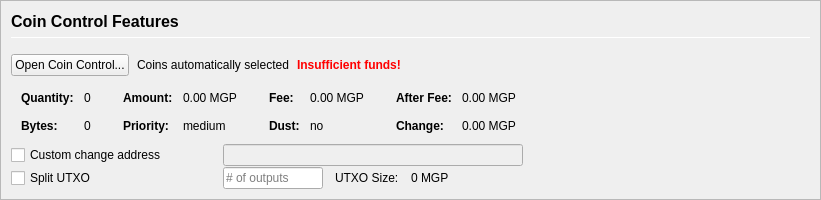
         <widget class="QFrame" name="frameCoinControl">
          <property name="sizePolicy">
           <sizepolicy hsizetype="Expanding" vsizetype="Expanding">
            <horstretch>0</horstretch>
            <verstretch>0</verstretch>
           </sizepolicy>
          </property>
          <property name="maximumSize">
           <size>
            <width>16777215</width>
            <height>16777215</height>
           </size>
          </property>
          <property name="frameShape">
           <enum>QFrame::StyledPanel</enum>
          </property>
          <property name="frameShadow">
           <enum>QFrame::Sunken</enum>
          </property>
          <layout class="QVBoxLayout" name="verticalLayoutCoinControl2">
           <property name="spacing">
            <number>0</number>
           </property>
           <property name="leftMargin">
            <number>0</number>
           </property>
           <property name="topMargin">
            <number>0</number>
           </property>
           <property name="rightMargin">
            <number>0</number>
           </property>
           <property name="bottomMargin">
            <number>0</number>
           </property>
           <item>
            <widget class="QFrame" name="frameCoinControl_BG">
             <layout class="QVBoxLayout" name="verticalLayoutCoinControl" stretch="0,0,0,0,0,0">
              <property name="spacing">
               <number>1</number>
              </property>
              <property name="leftMargin">
               <number>10</number>
              </property>
              <property name="topMargin">
               <number>10</number>
              </property>
              <item>
               <layout class="QHBoxLayout" name="horizontalLayoutCoinControl1">
                <property name="bottomMargin">
                 <number>15</number>
                </property>
                <item>
                 <layout class="QVBoxLayout" name="verticalLayout_3">
                  <property name="spacing">
                   <number>6</number>
                  </property>
                  <item>
                   <widget class="QLabel" name="labelCoinControlFeatures">
                    <property name="sizePolicy">
                     <sizepolicy hsizetype="Preferred" vsizetype="Maximum">
                      <horstretch>0</horstretch>
                      <verstretch>0</verstretch>
                     </sizepolicy>
                    </property>
                    <property name="minimumSize">
                     <size>
                      <width>0</width>
                      <height>20</height>
                     </size>
                    </property>
                    <property name="font">
                     <font>
                      <pointsize>12</pointsize>
                      <weight>75</weight>
                      <bold>true</bold>
                     </font>
                    </property>
                    <property name="styleSheet">
                     <string notr="true">font-weight:bold;</string>
                    </property>
                    <property name="text">
                     <string>Coin Control Features</string>
                    </property>
                   </widget>
                  </item>
                  <item>
                   <widget class="Line" name="line">
                    <property name="minimumSize">
                     <size>
                      <width>0</width>
                      <height>1</height>
                     </size>
                    </property>
                    <property name="maximumSize">
                     <size>
                      <width>16777215</width>
                      <height>1</height>
                     </size>
                    </property>
                    <property name="orientation">
                     <enum>Qt::Horizontal</enum>
                    </property>
                   </widget>
                  </item>
                 </layout>
                </item>
               </layout>
              </item>
              <item>
               <layout class="QHBoxLayout" name="horizontalLayoutCoinControl2" stretch="0,0,0,0">
                <property name="spacing">
                 <number>8</number>
                </property>
                <property name="bottomMargin">
                 <number>10</number>
                </property>
                <item>
                 <widget class="QPushButton" name="pushButtonCoinControl">
                  <property name="styleSheet">
                   <string notr="true"/>
                  </property>
                  <property name="text">
                   <string>Open Coin Control...</string>
                  </property>
                  <property name="autoDefault">
                   <bool>false</bool>
                  </property>
                 </widget>
                </item>
                <item>
                 <widget class="QLabel" name="labelCoinControlAutomaticallySelected">
                  <property name="text">
                   <string>Coins automatically selected</string>
                  </property>
                  <property name="margin">
                   <number>5</number>
                  </property>
                 </widget>
                </item>
                <item>
                 <widget class="QLabel" name="labelCoinControlInsuffFunds">
                  <property name="font">
                   <font>
                    <weight>75</weight>
                    <bold>true</bold>
                   </font>
                  </property>
                  <property name="styleSheet">
                   <string notr="true">color:red;font-weight:bold;</string>
                  </property>
                  <property name="text">
                   <string>Insufficient funds!</string>
                  </property>
                  <property name="margin">
                   <number>5</number>
                  </property>
                 </widget>
                </item>
                <item>
                 <spacer name="horizontalSpacerCoinControl">
                  <property name="orientation">
                   <enum>Qt::Horizontal</enum>
                  </property>
                  <property name="sizeHint" stdset="0">
                   <size>
                    <width>40</width>
                    <height>1</height>
                   </size>
                  </property>
                 </spacer>
                </item>
               </layout>
              </item>
              <item>
               <widget class="QWidget" name="widgetCoinControl" native="true">
                <property name="sizePolicy">
                 <sizepolicy hsizetype="Preferred" vsizetype="Preferred">
                  <horstretch>0</horstretch>
                  <verstretch>0</verstretch>
                 </sizepolicy>
                </property>
                <property name="minimumSize">
                 <size>
                  <width>0</width>
                  <height>0</height>
                 </size>
                </property>
                <property name="styleSheet">
                 <string notr="true"/>
                </property>
                <layout class="QHBoxLayout" name="horizontalLayoutCoinControl5">
                 <property name="leftMargin">
                  <number>0</number>
                 </property>
                 <property name="topMargin">
                  <number>0</number>
                 </property>
                 <property name="rightMargin">
                  <number>0</number>
                 </property>
                 <property name="bottomMargin">
                  <number>0</number>
                 </property>
                 <item>
                  <layout class="QHBoxLayout" name="horizontalLayoutCoinControl3" stretch="0,0,0,1">
                   <property name="spacing">
                    <number>20</number>
                   </property>
                   <property name="topMargin">
                    <number>0</number>
                   </property>
                   <property name="bottomMargin">
                    <number>10</number>
                   </property>
                   <item>
                    <layout class="QFormLayout" name="formLayoutCoinControl1">
                     <property name="horizontalSpacing">
                      <number>10</number>
                     </property>
                     <property name="verticalSpacing">
                      <number>14</number>
                     </property>
                     <property name="leftMargin">
                      <number>10</number>
                     </property>
                     <property name="topMargin">
                      <number>4</number>
                     </property>
                     <property name="rightMargin">
                      <number>6</number>
                     </property>
                     <item row="0" column="0">
                      <widget class="QLabel" name="labelCoinControlQuantityText">
                       <property name="font">
                        <font>
                         <weight>75</weight>
                         <bold>true</bold>
                        </font>
                       </property>
                       <property name="text">
                        <string>Quantity:</string>
                       </property>
                       <property name="margin">
                        <number>0</number>
                       </property>
                      </widget>
                     </item>
                     <item row="0" column="1">
                      <widget class="QLabel" name="labelCoinControlQuantity">
                       <property name="cursor">
                        <cursorShape>IBeamCursor</cursorShape>
                       </property>
                       <property name="contextMenuPolicy">
                        <enum>Qt::ActionsContextMenu</enum>
                       </property>
                       <property name="text">
                        <string notr="true">0</string>
                       </property>
                       <property name="margin">
                        <number>0</number>
                       </property>
                       <property name="textInteractionFlags">
                        <set>Qt::LinksAccessibleByMouse|Qt::TextSelectableByKeyboard|Qt::TextSelectableByMouse</set>
                       </property>
                      </widget>
                     </item>
                     <item row="1" column="0">
                      <widget class="QLabel" name="labelCoinControlBytesText">
                       <property name="font">
                        <font>
                         <weight>75</weight>
                         <bold>true</bold>
                        </font>
                       </property>
                       <property name="text">
                        <string>Bytes:</string>
                       </property>
                      </widget>
                     </item>
                     <item row="1" column="1">
                      <widget class="QLabel" name="labelCoinControlBytes">
                       <property name="cursor">
                        <cursorShape>IBeamCursor</cursorShape>
                       </property>
                       <property name="contextMenuPolicy">
                        <enum>Qt::ActionsContextMenu</enum>
                       </property>
                       <property name="text">
                        <string notr="true">0</string>
                       </property>
                       <property name="textInteractionFlags">
                        <set>Qt::LinksAccessibleByMouse|Qt::TextSelectableByKeyboard|Qt::TextSelectableByMouse</set>
                       </property>
                      </widget>
                     </item>
                    </layout>
                   </item>
                   <item>
                    <layout class="QFormLayout" name="formLayoutCoinControl2">
                     <property name="horizontalSpacing">
                      <number>10</number>
                     </property>
                     <property name="verticalSpacing">
                      <number>14</number>
                     </property>
                     <property name="leftMargin">
                      <number>6</number>
                     </property>
                     <property name="topMargin">
                      <number>4</number>
                     </property>
                     <property name="rightMargin">
                      <number>6</number>
                     </property>
                     <item row="0" column="0">
                      <widget class="QLabel" name="labelCoinControlAmountText">
                       <property name="font">
                        <font>
                         <weight>75</weight>
                         <bold>true</bold>
                        </font>
                       </property>
                       <property name="text">
                        <string>Amount:</string>
                       </property>
                       <property name="margin">
                        <number>0</number>
                       </property>
                      </widget>
                     </item>
                     <item row="0" column="1">
                      <widget class="QLabel" name="labelCoinControlAmount">
                       <property name="cursor">
                        <cursorShape>IBeamCursor</cursorShape>
                       </property>
                       <property name="contextMenuPolicy">
                        <enum>Qt::ActionsContextMenu</enum>
                       </property>
                       <property name="text">
                        <string notr="true">0.00 MGP</string>
                       </property>
                       <property name="textInteractionFlags">
                        <set>Qt::LinksAccessibleByMouse|Qt::TextSelectableByKeyboard|Qt::TextSelectableByMouse</set>
                       </property>
                      </widget>
                     </item>
                     <item row="1" column="0">
                      <widget class="QLabel" name="labelCoinControlPriorityText">
                       <property name="font">
                        <font>
                         <weight>75</weight>
                         <bold>true</bold>
                        </font>
                       </property>
                       <property name="text">
                        <string>Priority:</string>
                       </property>
                      </widget>
                     </item>
                     <item row="1" column="1">
                      <widget class="QLabel" name="labelCoinControlPriority">
                       <property name="cursor">
                        <cursorShape>IBeamCursor</cursorShape>
                       </property>
                       <property name="contextMenuPolicy">
                        <enum>Qt::ActionsContextMenu</enum>
                       </property>
                       <property name="text">
                        <string>medium</string>
                       </property>
                       <property name="textInteractionFlags">
                        <set>Qt::LinksAccessibleByMouse|Qt::TextSelectableByKeyboard|Qt::TextSelectableByMouse</set>
                       </property>
                      </widget>
                     </item>
                    </layout>
                   </item>
                   <item>
                    <layout class="QFormLayout" name="formLayoutCoinControl3">
                     <property name="horizontalSpacing">
                      <number>10</number>
                     </property>
                     <property name="verticalSpacing">
                      <number>14</number>
                     </property>
                     <property name="leftMargin">
                      <number>6</number>
                     </property>
                     <property name="topMargin">
                      <number>4</number>
                     </property>
                     <property name="rightMargin">
                      <number>6</number>
                     </property>
                     <item row="0" column="0">
                      <widget class="QLabel" name="labelCoinControlFeeText">
                       <property name="font">
                        <font>
                         <weight>75</weight>
                         <bold>true</bold>
                        </font>
                       </property>
                       <property name="text">
                        <string>Fee:</string>
                       </property>
                       <property name="margin">
                        <number>0</number>
                       </property>
                      </widget>
                     </item>
                     <item row="0" column="1">
                      <widget class="QLabel" name="labelCoinControlFee">
                       <property name="cursor">
                        <cursorShape>IBeamCursor</cursorShape>
                       </property>
                       <property name="contextMenuPolicy">
                        <enum>Qt::ActionsContextMenu</enum>
                       </property>
                       <property name="text">
                        <string notr="true">0.00 MGP</string>
                       </property>
                       <property name="textInteractionFlags">
                        <set>Qt::LinksAccessibleByMouse|Qt::TextSelectableByKeyboard|Qt::TextSelectableByMouse</set>
                       </property>
                      </widget>
                     </item>
                     <item row="1" column="0">
                      <widget class="QLabel" name="labelCoinControlLowOutputText">
                       <property name="font">
                        <font>
                         <weight>75</weight>
                         <bold>true</bold>
                        </font>
                       </property>
                       <property name="text">
                        <string>Dust:</string>
                       </property>
                      </widget>
                     </item>
                     <item row="1" column="1">
                      <widget class="QLabel" name="labelCoinControlLowOutput">
                       <property name="cursor">
                        <cursorShape>IBeamCursor</cursorShape>
                       </property>
                       <property name="contextMenuPolicy">
                        <enum>Qt::ActionsContextMenu</enum>
                       </property>
                       <property name="text">
                        <string>no</string>
                       </property>
                       <property name="textInteractionFlags">
                        <set>Qt::LinksAccessibleByMouse|Qt::TextSelectableByKeyboard|Qt::TextSelectableByMouse</set>
                       </property>
                      </widget>
                     </item>
                    </layout>
                   </item>
                   <item>
                    <layout class="QFormLayout" name="formLayoutCoinControl4">
                     <property name="horizontalSpacing">
                      <number>10</number>
                     </property>
                     <property name="verticalSpacing">
                      <number>14</number>
                     </property>
                     <property name="leftMargin">
                      <number>6</number>
                     </property>
                     <property name="topMargin">
                      <number>4</number>
                     </property>
                     <property name="rightMargin">
                      <number>6</number>
                     </property>
                     <item row="0" column="0">
                      <widget class="QLabel" name="labelCoinControlAfterFeeText">
                       <property name="font">
                        <font>
                         <weight>75</weight>
                         <bold>true</bold>
                        </font>
                       </property>
                       <property name="text">
                        <string>After Fee:</string>
                       </property>
                       <property name="margin">
                        <number>0</number>
                       </property>
                      </widget>
                     </item>
                     <item row="0" column="1">
                      <widget class="QLabel" name="labelCoinControlAfterFee">
                       <property name="cursor">
                        <cursorShape>IBeamCursor</cursorShape>
                       </property>
                       <property name="contextMenuPolicy">
                        <enum>Qt::ActionsContextMenu</enum>
                       </property>
                       <property name="text">
                        <string notr="true">0.00 MGP</string>
                       </property>
                       <property name="textInteractionFlags">
                        <set>Qt::LinksAccessibleByMouse|Qt::TextSelectableByKeyboard|Qt::TextSelectableByMouse</set>
                       </property>
                      </widget>
                     </item>
                     <item row="1" column="0">
                      <widget class="QLabel" name="labelCoinControlChangeText">
                       <property name="font">
                        <font>
                         <weight>75</weight>
                         <bold>true</bold>
                        </font>
                       </property>
                       <property name="text">
                        <string>Change:</string>
                       </property>
                      </widget>
                     </item>
                     <item row="1" column="1">
                      <widget class="QLabel" name="labelCoinControlChange">
                       <property name="cursor">
                        <cursorShape>IBeamCursor</cursorShape>
                       </property>
                       <property name="contextMenuPolicy">
                        <enum>Qt::ActionsContextMenu</enum>
                       </property>
                       <property name="text">
                        <string notr="true">0.00 MGP</string>
                       </property>
                       <property name="textInteractionFlags">
                        <set>Qt::LinksAccessibleByMouse|Qt::TextSelectableByKeyboard|Qt::TextSelectableByMouse</set>
                       </property>
                      </widget>
                     </item>
                    </layout>
                   </item>
                  </layout>
                 </item>
                </layout>
               </widget>
              </item>
              <item>
               <layout class="QHBoxLayout" name="horizontalLayoutCoinControl4">
                <property name="spacing">
                 <number>12</number>
                </property>
                <property name="sizeConstraint">
                 <enum>QLayout::SetDefaultConstraint</enum>
                </property>
                <property name="topMargin">
                 <number>0</number>
                </property>
                <property name="rightMargin">
                 <number>0</number>
                </property>
                <item>
                 <widget class="QCheckBox" name="checkBoxCoinControlChange">
                  <property name="sizePolicy">
                   <sizepolicy hsizetype="Preferred" vsizetype="Preferred">
                    <horstretch>0</horstretch>
                    <verstretch>0</verstretch>
                   </sizepolicy>
                  </property>
                  <property name="minimumSize">
                   <size>
                    <width>200</width>
                    <height>0</height>
                   </size>
                  </property>
                  <property name="maximumSize">
                   <size>
                    <width>200</width>
                    <height>16777215</height>
                   </size>
                  </property>
                  <property name="toolTip">
                   <string>If this is activated, but the change address is empty or invalid, change will be sent to a newly generated address.</string>
                  </property>
                  <property name="text">
                   <string>Custom change address</string>
                  </property>
                 </widget>
                </item>
                <item>
                 <widget class="QValidatedLineEdit" name="lineEditCoinControlChange">
                  <property name="enabled">
                   <bool>false</bool>
                  </property>
                  <property name="sizePolicy">
                   <sizepolicy hsizetype="Preferred" vsizetype="Preferred">
                    <horstretch>0</horstretch>
                    <verstretch>0</verstretch>
                   </sizepolicy>
                  </property>
                  <property name="minimumSize">
                   <size>
                    <width>300</width>
                    <height>0</height>
                   </size>
                  </property>
                 </widget>
                </item>
                <item>
                 <widget class="QLabel" name="labelCoinControlChangeLabel">
                  <property name="sizePolicy">
                   <sizepolicy hsizetype="Preferred" vsizetype="Preferred">
                    <horstretch>0</horstretch>
                    <verstretch>0</verstretch>
                   </sizepolicy>
                  </property>
                  <property name="minimumSize">
                   <size>
                    <width>100</width>
                    <height>0</height>
                   </size>
                  </property>
                  <property name="text">
                   <string/>
                  </property>
                  <property name="margin">
                   <number>3</number>
                  </property>
                 </widget>
                </item>
               </layout>
              </item>
              <item>
               <layout class="QHBoxLayout" name="horizontalLayoutCoinControl6">
                <property name="spacing">
                 <number>12</number>
                </property>
                <property name="rightMargin">
                 <number>0</number>
                </property>
                <item>
                 <widget class="QCheckBox" name="splitBlockCheckBox">
                  <property name="sizePolicy">
                   <sizepolicy hsizetype="Preferred" vsizetype="Preferred">
                    <horstretch>0</horstretch>
                    <verstretch>0</verstretch>
                   </sizepolicy>
                  </property>
                  <property name="minimumSize">
                   <size>
                    <width>200</width>
                    <height>0</height>
                   </size>
                  </property>
                  <property name="maximumSize">
                   <size>
                    <width>200</width>
                    <height>16777215</height>
                   </size>
                  </property>
                  <property name="text">
                   <string>Split UTXO</string>
                  </property>
                 </widget>
                </item>
                <item>
                 <widget class="QLineEdit" name="splitBlockLineEdit">
                  <property name="sizePolicy">
                   <sizepolicy hsizetype="Preferred" vsizetype="Preferred">
                    <horstretch>50</horstretch>
                    <verstretch>0</verstretch>
                   </sizepolicy>
                  </property>
                  <property name="minimumSize">
                   <size>
                    <width>100</width>
                    <height>0</height>
                   </size>
                  </property>
                  <property name="maximumSize">
                   <size>
                    <width>100</width>
                    <height>16777215</height>
                   </size>
                  </property>
                  <property name="placeholderText">
                   <string># of outputs</string>
                  </property>
                 </widget>
                </item>
                <item>
                 <widget class="QLabel" name="labelBlockSizeText">
                  <property name="text">
                   <string>UTXO Size:</string>
                  </property>
                 </widget>
                </item>
                <item>
                 <widget class="QLabel" name="labelBlockSize">
                  <property name="text">
                   <string>0 MGP</string>
                  </property>
                 </widget>
                </item>
                <item>
                 <spacer name="horizontalSpacer_7">
                  <property name="orientation">
                   <enum>Qt::Horizontal</enum>
                  </property>
                  <property name="sizeHint" stdset="0">
                   <size>
                    <width>40</width>
                    <height>20</height>
                   </size>
                  </property>
                 </spacer>
                </item>
               </layout>
              </item>
              <item>
               <spacer name="verticalSpacerCoinControl">
                <property name="orientation">
                 <enum>Qt::Vertical</enum>
                </property>
                <property name="sizeHint" stdset="0">
                 <size>
                  <width>800</width>
                  <height>1</height>
                 </size>
                </property>
               </spacer>
              </item>
             </layout>
            </widget>
           </item>
          </layout>
         </widget>
